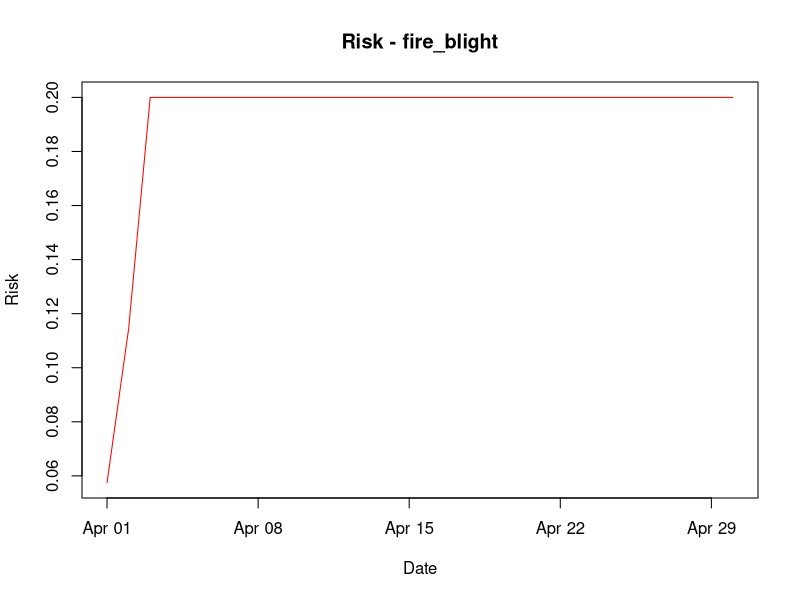

The R source for this figure:
#############################################
# Generic Bacterial Infection Model (v8)
# - Multiplication–Dispersal–Infection structure
# - Risk = N × D × I
# - Dispersal as a constant, fittable parameter (D = K_d)
#############################################

# -------------------------------
# 1. INPUT DATA (example)
# -------------------------------

set.seed(1)

data <- data.frame(
  date = seq(as.Date("2024-04-01"), as.Date("2024-04-30"), by = "day"),
  temp = runif(30, 5, 35),      # daily mean temperature (°C)
  rh   = runif(30, 50, 100),    # relative humidity (%)
  rain = runif(30, 0, 20)       # rainfall amount (mm)
)

# -------------------------------
# 2. GLOBAL PARAMETERS
# -------------------------------

global_params <- list(
  growth_period = 3         # Number of preceding days used to calculate N
                            # (used when a disease has no growth_period)
)

# -------------------------------
# 3. DISEASE-SPECIFIC PARAMETERS
# -------------------------------

disease_params <- list(

  # Initial values from the literature review of the four bacterial
  # diseases (pear fire blight, pepper bacterial spot, kiwifruit canker,
  # bacterial wilt). Hourly thresholds of the source models were converted
  # to daily means with CF-99 hourly_99 data (logistic fit of the daily
  # fraction of qualifying hours on daily mean RH or daily rain).
  # mu_max: literature doubling times at T_opt are a few hours
  # (ln2 * 24 / Td > 2 per day); the discrete logistic is stable only for
  # r <= 2, so mu_max = min(2, ln2 * 24 / Td).
  # N0 and K_d have no literature values and are calibration targets.

  fire_blight = list(  ##화상병 (Erwinia amylovora)
    N0 = 0.15,             # Initial inoculum pressure (0-1); no literature value

    mu_max = 2.00,         # Maximum bacterial growth rate (per day, capped at 2)

    T_min = 4,             # Growth 4-37 C, optimum 28 C (Santander & Biosca 2017)
    T_opt = 28,
    T_max = 37,

    rh_thresh_M = 50,      # Maryblyt EIP has no RH term: f_RH >= 0.95 above 60 % RH

    rh_thresh_I = 80,      # Maryblyt-type wetting: daily mean RH >= 80 %

    rain_thresh = 0.25,    # Maryblyt wetting: daily rain >= 0.25 mm (Steiner 1990)

    growth_period = 5,     # Cougarblight 4 d window (Smith 1993); Maryblyt EIP
                           # 66.7 DD > 4.4 C ~ 6.3 d at 15 C bloom; mean 5 d

    K_d = 0.20             # Dispersal coefficient (constant, 0-1); no literature value
  ),

  bacterial_spot = list(  ##고추세균점무늬병 (Xanthomonas euvesicatoria)
    N0 = 0.08,

    # No growth at 10 C in culture (Kim et al. 2014); optimum 24-30 C
    # (approximate, compendium value).
    # Doubling time g(27 C) = 3.28 h (Kim et al. 2014) -> 5.07 per day -> cap 2.
    mu_max = 2.00,
    T_min = 10,
    T_opt = 27,
    T_max = 35,

    rh_thresh_M = 85,      # Growth in wet hours (RH >= 90 % or rain): daily mean
                           # RH at which half of the hours are wet = 85.1 %
    rh_thresh_I = 90,      # Leaf wetness assumption of the source model
    rain_thresh = 10.4,    # Entry needs rain > 4 mm/h: daily rain at which a
                           # > 4 mm/h hour occurs on half of the days = 10.4 mm

    growth_period = 3,     # No literature value

    K_d = 0.20
  ),

  kiwi_canker = list(  ##키위궤양병 (Pseudomonas syringae pv. actinidiae)
    N0 = 0.10,             # No literature value

    # M-index valid -6.5 to 24.5 C, maximum at 15.0 C, zero when daily
    # T_max > 26 C (PSA-V Risk model); conducive 12-18 C, weakened at 25 C
    # (Serizawa & Ichikawa 1993). T_max = mean(24.5, 26, 25).
    mu_max = 2.00,
    T_min = -6.5,
    T_opt = 15,
    T_max = 25,

    rh_thresh_M = 76,      # M counted in hours with RH > 81 % (Beresford et al.
                           # 2017): daily mean RH at which half of the hours
                           # exceed 81 % = 76.2 %
    rh_thresh_I = 76,      # Same RH criterion in the R' index
    rain_thresh = 1.05,    # Rain > 1 mm (Beresford et al. 2017), >= 1.1 mm
                           # (PSA-V Risk model); mean

    growth_period = 3,     # R = 3-day sum of M (Beresford et al. 2017)

    K_d = 0.20             # No literature value
  ),

  bacterial_blight = list( ##벼 흰잎마름병
    N0 = 0.12,

    # Rice bacterial blight / Xanthomonas oryzae pv. oryzae:
    # disease-favoring environment commonly reported as 25–34 C
    # and RH > 70%.
    mu_max = 0.27,
    T_min = 10,
    T_opt = 30,
    T_max = 38,

    rh_thresh_M = 50,
    rh_thresh_I = 90,
    rain_thresh = 0.25,

    K_d = 0.20
  ),

  ralstonia = list(  ##세균성시들음병 (Ralstonia solanacearum)
    N0 = 0.30,

    # Bacterial wilt model: r_max 0.35-0.40 per day, 10/30/42 C (Rosso et
    # al. 1995 type cardinal model); growth about 10-41 C, optimum about
    # 30 C (Hayward 1991, approximate); T_max = mean(42, 41, 40).
    mu_max = 0.38,
    T_min = 10,
    T_opt = 30,
    T_max = 41,

    # Soil-borne: air RH is only a weak proxy; no literature value.
    rh_thresh_M = 50,
    rh_thresh_I = 90,
    rain_thresh = 0.25,

    growth_period = 3,     # No literature value

    # No aboveground dispersal limitation (D = 1).
    K_d = 1.00
  )
)

# -------------------------------
# 4. PARAMETER VALIDATION
# -------------------------------

validate_disease_params <- function(p){

  if(!(p$T_min < p$T_opt && p$T_opt < p$T_max)){
    stop("Temperature parameters must satisfy T_min < T_opt < T_max.")
  }

  if(p$N0 < 0 || p$N0 > 1){
    stop("N0 must be between 0 and 1.")
  }

  if(p$mu_max < 0){
    stop("mu_max must be non-negative.")
  }

  if(p$rh_thresh_M < 0 || p$rh_thresh_M > 100 ||
     p$rh_thresh_I < 0 || p$rh_thresh_I > 100){
    stop("rh_thresh_M and rh_thresh_I must be between 0 and 100.")
  }

  if(p$rain_thresh < 0){
    stop("rain_thresh must be non-negative.")
  }

  if(p$K_d < 0 || p$K_d > 1){
    stop("K_d must be between 0 and 1.")
  }
}

# -------------------------------
# 5. RESPONSE FUNCTIONS
# -------------------------------

# Cardinal temperature response (0-1), used in the multiplication module
temp_response <- function(T, T_min, T_opt, T_max){

  response <- rep(0, length(T))

  valid <- T > T_min & T < T_max

  exponent <- (T_max - T_opt) / (T_opt - T_min)

  response[valid] <-
    ((T[valid] - T_min) *
       (T_max - T[valid])^exponent) /
    ((T_opt - T_min) *
       (T_max - T_opt)^exponent)

  pmin(response, 1)
}

# Humidity response, used in the multiplication module
# f_RH(RH) = 1 / (1 + exp[-k * (RH - RH_th)])
# RH_th: RH where the response reaches 0.5, k: logistic slope
rh_response <- function(RH, RH_th, k = 0.3){
  plogis(k * (RH - RH_th))
}

# Wetness response, used in the infection module
# W(RH, Rain) = 1                                  if Rain >= Rain_th
#             = 1 / (1 + exp[-k * (RH - RH_th)])   if Rain <  Rain_th
wetness_response <- function(RH, Rain, RH_th, Rain_th, k = 1){
  ifelse(Rain >= Rain_th, 1, rh_response(RH, RH_th, k))
}

# -------------------------------
# 6. MULTIPLICATION (N)
# -------------------------------

calc_population <- function(data, disease_param, growth_period){

  if(length(growth_period) != 1 || is.na(growth_period) ||
     growth_period < 0 || growth_period != as.integer(growth_period)){
    stop("growth_period must be a non-negative integer.")
  }

  n <- nrow(data)

  # Daily growth rate r_t = mu_max * f_T(T) * f_RH(RH)
  temp_eff <- temp_response(
    data$temp,
    disease_param$T_min,
    disease_param$T_opt,
    disease_param$T_max
  )
  rh_eff <- rh_response(data$rh, disease_param$rh_thresh_M)
  r <- disease_param$mu_max * temp_eff * rh_eff

  N <- numeric(n)

  # For each date, restart from N0 and apply the daily growth rates
  # from t - growth_period through t.
  for(t in seq_len(n)){
    current_N <- disease_param$N0

    for(s in max(1, t - growth_period):t){
      current_N <- current_N + r[s] * current_N * (1 - current_N)
      current_N <- max(0, min(current_N, 1))
    }

    N[t] <- current_N
  }

  N
}

# -------------------------------
# 7. DISPERSAL (D)
# -------------------------------

# D = K_d (constant dispersal coefficient)
calc_dispersal <- function(data, disease_param){
  rep(disease_param$K_d, nrow(data))
}

# -------------------------------
# 8. INFECTION (I)
# -------------------------------

# I = W(RH, Rain)
calc_infection <- function(data, disease_param){

  wetness_response(
    data$rh,
    data$rain,
    disease_param$rh_thresh_I,
    disease_param$rain_thresh
  )
}

# -------------------------------
# 9. RUN MODEL
# -------------------------------

run_model <- function(data, disease_param, growth_period = 3){

  validate_disease_params(disease_param)

  # A disease-specific growth_period overrides the global value
  if(!is.null(disease_param$growth_period)){
    growth_period <- disease_param$growth_period
  }

  N <- calc_population(data, disease_param, growth_period)
  D <- calc_dispersal(data, disease_param)
  I <- calc_infection(data, disease_param)

  data.frame(
    date = data$date,
    N = N,
    D = D,
    I = I,
    Risk = N * D * I
  )
}

# -------------------------------
# 10. RUN
# -------------------------------

disease <- "fire_blight"

disease_param <- disease_params[[disease]]

res <- run_model(data, disease_param, global_params$growth_period)

print(res)

# -------------------------------
# 11. VISUALIZATION
# -------------------------------

plot(
  res$date,
  res$Risk,
  type = "l",
  col = "red",
  main = paste("Risk -", disease),
  ylab = "Risk",
  xlab = "Date"
)
